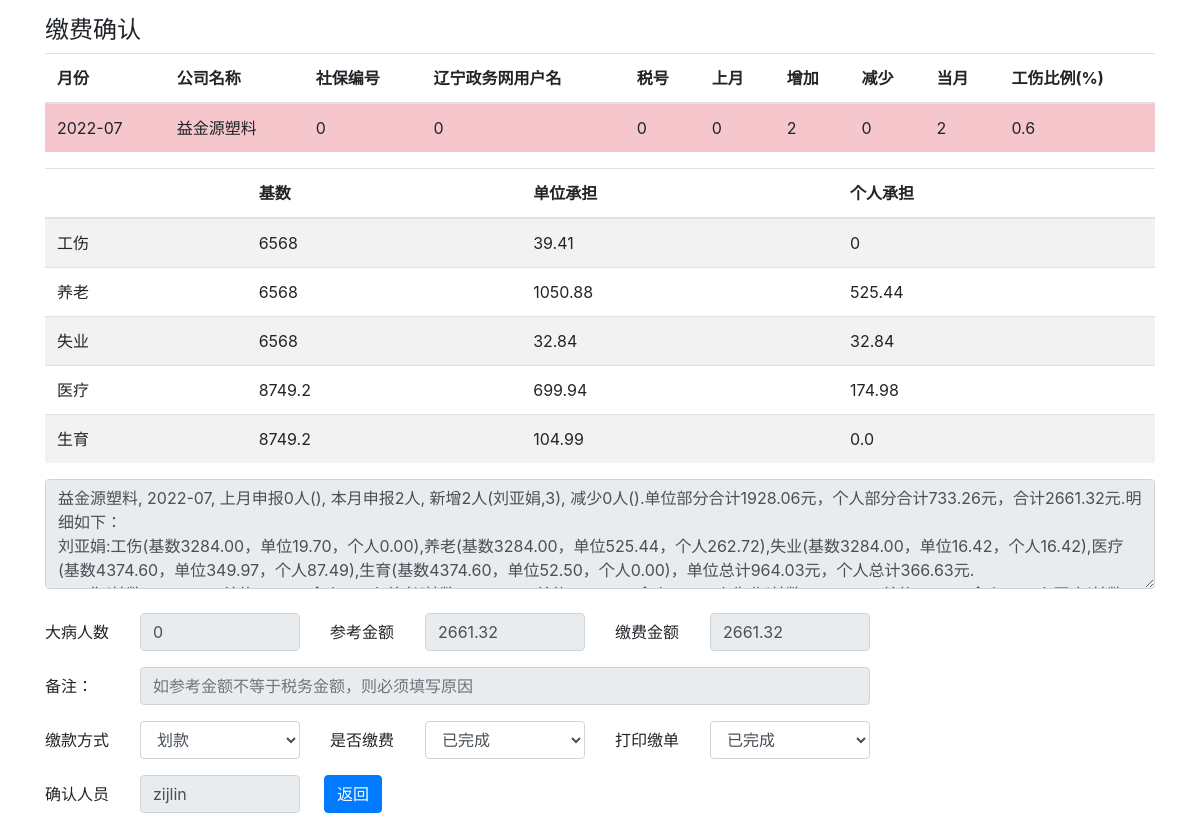
Page /pay_check/益金源塑料/readonly/2022-07 on the committed database.
### report.py (models this page shows, shortened)
class Reports(db.Model):
    report_id = db.Column('report_id', db.Integer, primary_key=True)
    cur_month = db.Column('cur_month', db.String(200))
    company_name = db.Column('company_name', db.String(200))
    code = db.Column(db.String(200))
    zwwname = db.Column(db.String(200))
    scode = db.Column(db.String(200))
    last_month_cnt = db.Column(db.Integer)
    cur_month_cnt = db.Column(db.Integer)
    cur_month_add = db.Column(db.Integer)
    cur_month_remove = db.Column(db.Integer)
    members_check = db.Column(db.String(200))
    members_check_person = db.Column(db.String(200))
    reportable_check = db.Column(db.String(200))
    reportable_check_person = db.Column(db.String(200))
    injury = db.Column(db.String(200))
    endowment = db.Column(db.String(200))
    unemployment = db.Column(db.String(200))
    medical = db.Column(db.String(200))
    birth = db.Column(db.String(200))
    ill_cnt = db.Column(db.Integer)
    predict_fee = db.Column(db.Float)
    real_fee = db.Column(db.Float)
    reason_text = db.Column(db.String(200))
    report_state = db.Column(db.String(200))
    report_person = db.Column(db.String(200))
    pay_type = db.Column(db.String(200))
    pay_list_print = db.Column(db.String(200))
    pay_state = db.Column(db.String(200))
    pay_check_person = db.Column(db.String(200))
    UniqueConstraint(cur_month, company_name, name='uix_1')

### company.py (models this page shows, shortened)
class Companys(db.Model):
    company_id = db.Column('company_id', db.Integer, primary_key=True)
    name = db.Column(db.String(200))
    position = db.Column(db.String(200))
    code = db.Column(db.String(200))
    zwwname = db.Column(db.String(200))
    scode = db.Column(db.String(200))
    injury_ratio = db.Column(db.Float)
    person = db.Column(db.String(200))
    is_valid = db.Column(db.String(200))
    pay_type = db.Column(db.String(200))
    short_name = db.Column(db.String(200))

### main.py (the view, shortened to what this page needs)
@app.route('/pay_check/<name>/<readonly>/<cur_month>', methods=['GET', 'POST'])
def pay_check(name, readonly, cur_month):
    report_data = Reports.query.filter_by(company_name=name, cur_month=cur_month).all()[0]
    if report_data.pay_check_person == "":
        report_data.pay_check_person = session["username"]
    company = Companys.query.filter_by(name=name).all()
    if report_data.pay_type == "":
        report_data.pay_type = company[0].pay_type
    return render_template('pay_check.html',
                           report_data=report_data,
                           company=company,
                           dic_company=insurance_calculator_company(name, cur_month),
                           text=insurance_calculator_members(name, cur_month),
                           readonly=readonly)

### main.py (called while the page is built)
def get_last_month(number, year, month, day):
    t = datetime.date(year, month, day)
    return (t - relativedelta(months=number)).strftime("%Y-%m")

### templates/pay_check.html (shortened to what this page needs)
<!DOCTYPE html>
<html lang="en">
<head>
    <link rel="stylesheet" href="https://cdn.staticfile.org/twitter-bootstrap/4.3.1/css/bootstrap.min.css">
</head>
<body>
<div class="container">
    <h4>缴费确认</h4>
    <table class="table">
        <thead>
        <tr>
            <th>月份</th>
            <th>公司名称</th>
            <th>社保编号</th>
            <th>辽宁政务网用户名</th>
            <th>税号</th>
            <th>上月</th>
            <th>增加</th>
            <th>减少</th>
            <th>当月</th>
            <th>工伤比例(%)</th>
        </tr>
        </thead>
        <tbody>
        <tr class="table-danger">
            <td>{{ report_data.cur_month }}</td>
            <td>{{ report_data.company_name }}</td>
            <td>{{ company[0].code }}</td>
            <td>{{ company[0].zwwname }}</td>
            <td>{{ company[0].scode }}</td>
            <td>{{ report_data.last_month_cnt }}</td>
            <td>{{ report_data.cur_month_add }}</td>
            <td>{{ report_data.cur_month_remove }}</td>
            <td>{{ report_data.cur_month_cnt }}</td>
            <td>{{ company[0].injury_ratio }}</td>
        </tr>
        </tbody>
    </table>
    <table class="table table-hover table-striped">
        <thead>
        <tr>
            <th></th>
            <th>基数</th>
            <th>单位承担</th>
            <th>个人承担</th>
        </tr>
        </thead>
        <tbody>
        <tr>
            <td>工伤</td>
            <td>{{ dic_company["injury_base"] }}</td>
            <td>{{ dic_company["injury_c"] }}</td>
            <td>{{ dic_company["injury_i"] }}</td>
        </tr>
        <tr>
            <td>养老</td>
            <td>{{ dic_company["endowment_base"] }}</td>
            <td>{{ dic_company["endowment_c"] }}</td>
            <td>{{ dic_company["endowment_i"] }}</td>
        </tr>
        <tr>
            <td>失业</td>
            <td>{{ dic_company["unemployment_base"] }}</td>
            <td>{{ dic_company["unemployment_c"] }}</td>
            <td>{{ dic_company["unemployment_i"] }}</td>
        </tr>
        <tr>
            <td>医疗</td>
            <td>{{ dic_company["medical_base"] }}</td>
            <td>{{ dic_company["medical_c"] }}</td>
            <td>{{ dic_company["medical_i"] }}</td>
        </tr>
        <tr>
            <td>生育</td>
            <td>{{ dic_company["birth_base"] }}</td>
            <td>{{ dic_company["birth_c"] }}</td>
            <td>{{ dic_company["birth_i"] }}</td>
        </tr>
        </tbody>
    </table>
    <textarea class="form-control" rows="4" id="comment" readonly="readonly">{{text}}</textarea>
    <br>
    <form name="myform"
          action="{{ url_for('pay_check', name=report_data.company_name, readonly='F', cur_month=report_data.cur_month) }}" method = "post">
        <div class="form-group row">
            <label for="inputPassword" class="col-1 col-form-label">大病人数</label>
            <div class="col-2">
                <input value="{{report_data.ill_cnt}}" readonly="readonly" type="number" class="form-control" name="ill_cnt">
            </div>
            <label for="inputPassword" class="col-1 col-form-label">参考金额</label>
            <div class="col-2">
                <input value="{{dic_company['predict_fee']}}" readonly="readonly" type="text" class="form-control" name="predict_fee">
            </div>
            <label for="inputPassword" class="col-1 col-form-label">缴费金额</label>
            <div class="col-2">
                <input value="{{report_data.real_fee}}" type="text" readonly="readonly" class="form-control" name="real_fee">
            </div>
        </div>
        <div class="form-group row">
            <label for="inputPassword2" class="col-1 col-form-label">备注： </label>
            <div class="col-8">
                <input value="{{report_data.reason_text}}" type="text" readonly="readonly" class="form-control" placeholder="如参考金额不等于税务金额，则必须填写原因" name="reason_text">
            </div>
        </div>
        <div class="form-group row">
            <label for="inputPassword2" class="col-1 col-form-label">缴款方式</label>
            <div class="col-2">
                <select class="form-control" name="pay_type">
                    <option>{{report_data.pay_type}}</option>
                </select>
            </div>
            <label for="inputPassword2" class="col-1 col-form-label">是否缴费</label>
            <div class="col-2">
                <select class="form-control" name="pay_state" >
                    <option>{{report_data.pay_state}}</option>
                </select>
            </div>
            <label for="inputPassword2" class="col-1 col-form-label">打印缴单</label>
            <div class="col-2">
                <select class="form-control" name="pay_list_print">
                    <option>{{report_data.pay_list_print}}</option>
                </select>
            </div>
        </div>
        <div class="form-group row">
            <label for="inputPassword2" class="col-1 col-form-label">确认人员</label>
            <div class="col-2">
                <input readonly="readonly" value="{{report_data.pay_check_person}}" required="required" type="text" class="form-control" placeholder="张铁牛" name="pay_check_person">
            </div>
            &nbsp;&nbsp;<input type="button" class="btn btn-primary" value="返回" onclick="javascript:history.back();">
        </div>
    </form>
</div>
</body>
</html>

### rows in the picture
Reports: cur_month "2022-07", company_name "益金源塑料", last_month_cnt "0", cur_month_add "2", cur_month_remove "0", cur_month_cnt "2", ill_cnt "0", real_fee "2661.32", pay_type "划款", pay_state "已完成", pay_list_print "已完成", pay_check_person "zijlin"
Companys: code "0", zwwname "0", scode "0", injury_ratio "0.6"

### other values in the picture
{{ dic_company["injury_base"] }} "6568"
{{ dic_company["injury_c"] }} "39.41"
{{ dic_company["injury_i"] }} "0"
{{ dic_company["endowment_base"] }} "6568"
{{ dic_company["endowment_c"] }} "1050.88"
{{ dic_company["endowment_i"] }} "525.44"
{{ dic_company["unemployment_base"] }} "6568"
{{ dic_company["unemployment_c"] }} "32.84"
{{ dic_company["unemployment_i"] }} "32.84"
{{ dic_company["medical_base"] }} "8749.2"
{{ dic_company["medical_c"] }} "699.94"
{{ dic_company["medical_i"] }} "174.98"
{{ dic_company["birth_base"] }} "8749.2"
{{ dic_company["birth_c"] }} "104.99"
{{ dic_company["birth_i"] }} "0.0"
